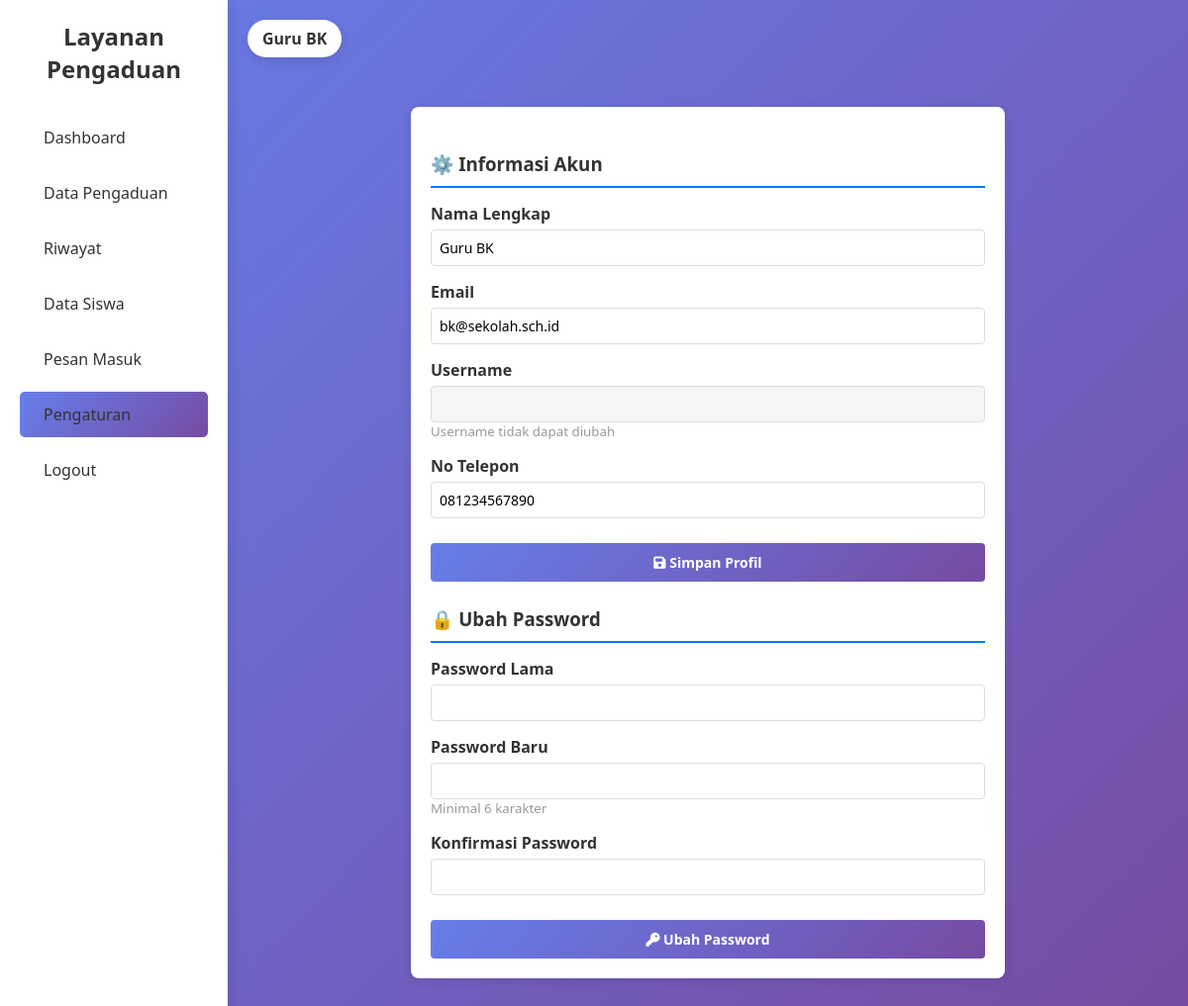
Page /guru_pengaturan.php (signed in) on the committed database.
### tables this page shows
CREATE TABLE IF NOT EXISTS `guru_bk` (
  `id_bk` int(11) NOT NULL,
  `nip` varchar(50) DEFAULT NULL,
  `nama` varchar(100) NOT NULL,
  `jenis_kelamin` enum('Laki-laki','Perempuan') NOT NULL,
  `telpon` varchar(15) DEFAULT NULL,
  `email` varchar(100) NOT NULL,
  `username` varchar(50) NOT NULL,
  `password` varchar(255) NOT NULL,
  `foto` varchar(255) DEFAULT NULL,
  `status` enum('aktif','nonaktif') DEFAULT 'aktif',
  `created_at` datetime DEFAULT current_timestamp(),
  `updated_at` datetime DEFAULT current_timestamp() ON UPDATE current_timestamp()
);

### guru_pengaturan.php (the view, shortened to what this page needs)
<?php
include 'koneksi.php';
$id_bk = $_SESSION['id_bk'];
$query = "SELECT * FROM guru_bk WHERE id_bk='$id_bk'";
$result = mysqli_query($conn, $query);
$guru = mysqli_fetch_assoc($result);
?>
<!DOCTYPE html>
<html lang="id">
<head>
    <link rel="stylesheet" href="css/dashboard.css">
    <link rel="stylesheet" href="css/pengaturan.css">
    <link rel="stylesheet" href="https://cdnjs.cloudflare.com/ajax/libs/font-awesome/6.4.0/css/all.min.css">
</head>
<body>
<div class="container">
    <div class="sidebar">
        <h2>Layanan Pengaduan</h2>
        <ul>
            <li><a href="guru_dashboard.php">Dashboard</a></li>
            <li><a href="guru_data_pengaduan.php">Data Pengaduan</a></li>
            <li><a href="guru_riwayat_pengaduan.php">Riwayat</a></li>
            <li><a href="guru_data_siswa.php">Data Siswa</a></li>
            <li><a href="guru_pesan_masuk.php">Pesan Masuk</a></li>
            <li class="active"><a href="guru_pengaturan.php">Pengaturan</a></li>
            <li><a href="logout.php" onclick="return confirm('Yakin ingin logout?');">Logout</a></li>
        </ul>
    </div>
    <div class="main">
        <div class="user"><?php echo htmlspecialchars($_SESSION['nama_guru']); ?></div>
        <div class="settings-container">
            <h3>⚙️ Informasi Akun</h3>
            <form method="POST" action="proses_pengaturan.php">
                <div class="form-group">
                    <label for="nama">Nama Lengkap</label>
                    <input type="text" id="nama" name="nama" value="<?php echo htmlspecialchars($guru['nama'] ?? ''); ?>" required>
                </div>
                <div class="form-group">
                    <label for="email">Email</label>
                    <input type="email" id="email" name="email" value="<?php echo htmlspecialchars($guru['email'] ?? ''); ?>" required>
                </div>
                <div class="form-group">
                    <label for="username">Username</label>
                    <input type="text" id="username" name="username_guru" value="<?php echo htmlspecialchars($guru['username_guru'] ?? ''); ?>" readonly style="background: #f5f5f5; cursor: not-allowed;">
                    <small style="color: #999;">Username tidak dapat diubah</small>
                </div>
                <div class="form-group">
                    <label for="telpon">No Telepon</label>
                    <input type="text" id="telpon" name="telpon" value="<?php echo htmlspecialchars($guru['telpon'] ?? ''); ?>">
                </div>
                <button type="submit" class="btn-simpan">
                    <i class="fas fa-save"></i> Simpan Profil
                </button>
            </form>
            <h3>🔒 Ubah Password</h3>
            <form method="POST" action="proses_pengaturan.php">
                <div class="form-group">
                    <label for="password_lama">Password Lama</label>
                    <input type="password" id="password_lama" name="password_lama" required>
                </div>
                <div class="form-group">
                    <label for="password_baru">Password Baru</label>
                    <input type="password" id="password_baru" name="password_baru" required>
                    <small style="color: #999;">Minimal 6 karakter</small>
                </div>
                <div class="form-group">
                    <label for="password_konfirmasi">Konfirmasi Password</label>
                    <input type="password" id="password_konfirmasi" name="password_konfirmasi" required>
                </div>
                <button type="submit" class="btn-simpan">
                    <i class="fas fa-key"></i> Ubah Password
                </button>
            </form>
        </div>
    </div>
</div>
</body>
</html>

### css/dashboard.css (style rules this page uses)
* { margin:0; padding:0; box-sizing:border-box; font-family: 'Segoe UI', Tahoma, Geneva, Verdana, sans-serif; }
body { background: linear-gradient(135deg, #667eea 0%, #764ba2 100%); min-height: 100vh; }
.container { display:flex; min-height: 100vh; }
.sidebar { width:230px; min-height: 100vh; background: white; color:#333; padding:20px; box-shadow: 2px 0 15px rgba(0, 0, 0, 0.1); }
.sidebar h2 { text-align:center; margin-bottom:30px; color:#333; }
.sidebar ul { list-style:none; }
.sidebar ul li { padding:12px; margin:10px 0; border-radius:5px; cursor:pointer; }
.sidebar ul li a { padding:12px; margin:10px 0; border-radius:5px; cursor:pointer; text-decoration: none; color: #333; }
.sidebar .active { background: linear-gradient(135deg, #667eea 0%, #764ba2 100%); color: rgb(0, 0, 0); border-left: 4px solid #667eea; padding-left: 8px; }
.main { flex:1; padding:20px; }
.user { display: inline-block; background: white; padding:8px 15px; border-radius:20px; color:#333; font-weight: 600; box-shadow: 0 4px 12px rgba(0, 0, 0, 0.1); margin-bottom: 20px; }

### css/pengaturan.css (style rules this page uses)
* { margin:0; padding:0; box-sizing:border-box; font-family: 'Segoe UI', Tahoma, Geneva, Verdana, sans-serif; }
body { background: linear-gradient(135deg, #667eea 0%, #764ba2 100%); min-height: 100vh; }
.container { display:flex; min-height:100vh; }
.sidebar { width:230px; background: white; color:#333; padding:20px; min-height:100vh; box-shadow: 2px 0 15px rgba(0, 0, 0, 0.1); }
.sidebar h2 { text-align:center; margin-bottom:30px; color:#333; }
.sidebar ul { list-style:none; }
.sidebar ul li { padding:12px; margin:10px 0; border-radius:5px; cursor:pointer; }
.sidebar ul li a { padding:12px; margin:10px 0; border-radius:5px; cursor:pointer; text-decoration: none; color: #333; }
.sidebar .active { background: linear-gradient(135deg, #667eea 0%, #764ba2 100%); color: white; border-left: 4px solid #667eea; padding-left: 8px; }
.main { flex:1; padding:20px; }
.user { display: inline-block; background: white; padding:8px 15px; border-radius:20px; color:#333; font-weight: 600; box-shadow: 0 4px 12px rgba(0, 0, 0, 0.1); margin-bottom: 20px; }
.settings-container { margin-top:20px; background:white; padding:30px; border-radius:15px; box-shadow: 0 8px 20px rgba(0, 0, 0, 0.08); width:100%; }
.settings-container h3 { margin-bottom:15px; color:#2c3e50; }
.form-group { margin-bottom:15px; display:flex; flex-direction:column; }
.form-group label { margin-bottom:5px; font-weight:bold; }
.form-group input { padding:10px; border:1px solid #ccc; border-radius:5px; }
.btn-simpan { margin-top:10px; background: linear-gradient(135deg, #667eea 0%, #764ba2 100%); border:none; padding:12px; color:white; border-radius:8px; cursor:pointer; font-size:16px; font-weight: 600; transition: all 0.3s ease; }

### guru_pengaturan.php (style rules this page uses)
.settings-container { max-width: 600px; margin: 30px auto; padding: 20px; background: white; border-radius: 8px; box-shadow: 0 2px 10px rgba(0,0,0,0.1); }
.form-group { margin-bottom: 15px; }
.form-group label { display: block; margin-bottom: 5px; font-weight: bold; color: #333; }
.form-group input { width: 100%; padding: 8px; border: 1px solid #ddd; border-radius: 4px; font-size: 14px; box-sizing: border-box; }
.btn-simpan { background-color: #4CAF50; color: white; padding: 10px 30px; border: none; border-radius: 4px; cursor: pointer; font-size: 14px; width: 100%; font-weight: 600; }
.settings-container h3 { color: #333; margin-top: 25px; margin-bottom: 15px; border-bottom: 2px solid #007bff; padding-bottom: 10px; }

### rows in the picture
guru_bk: nama "Guru BK", email "bk@sekolah.sch.id", telpon "081234567890"

### other values in the picture
$_SESSION['nama_guru'] "Guru BK"
